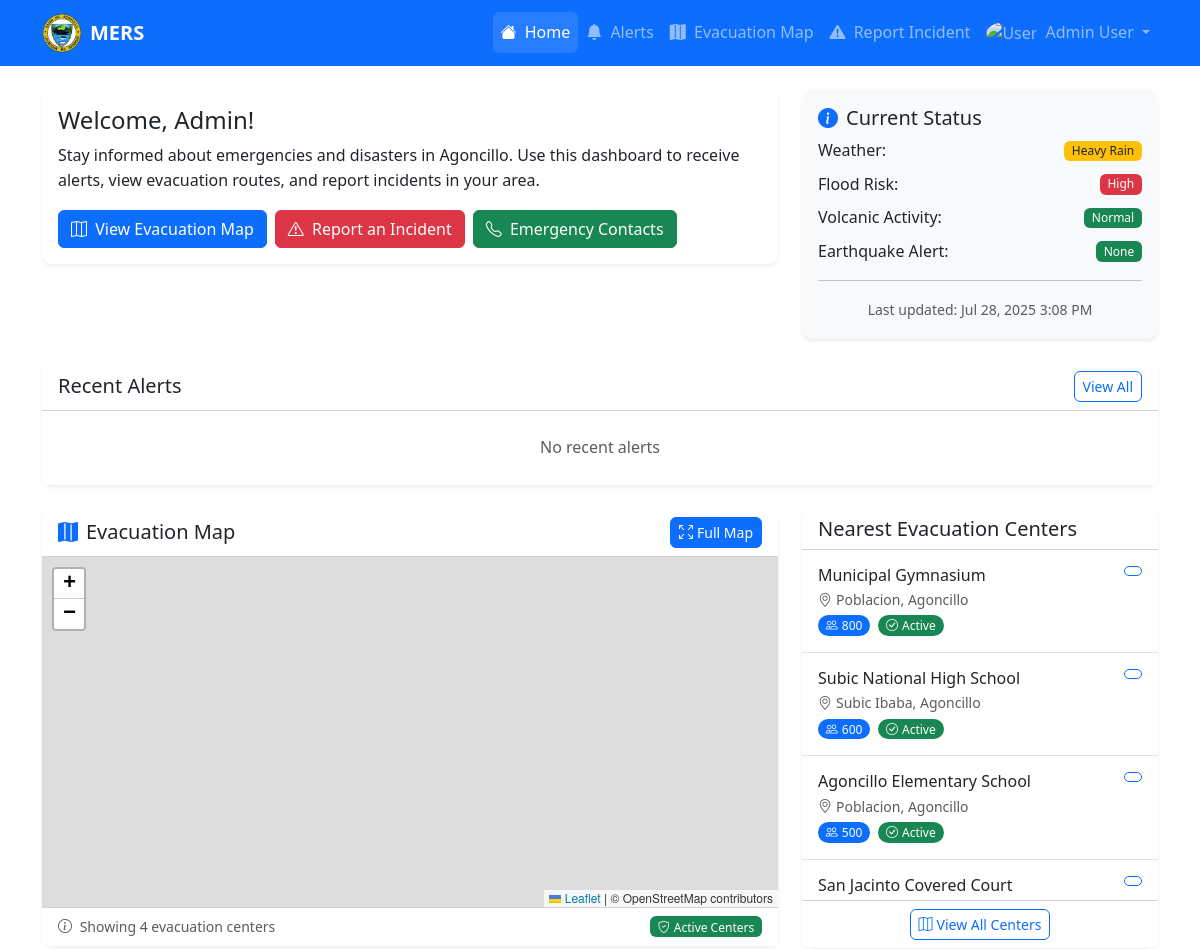
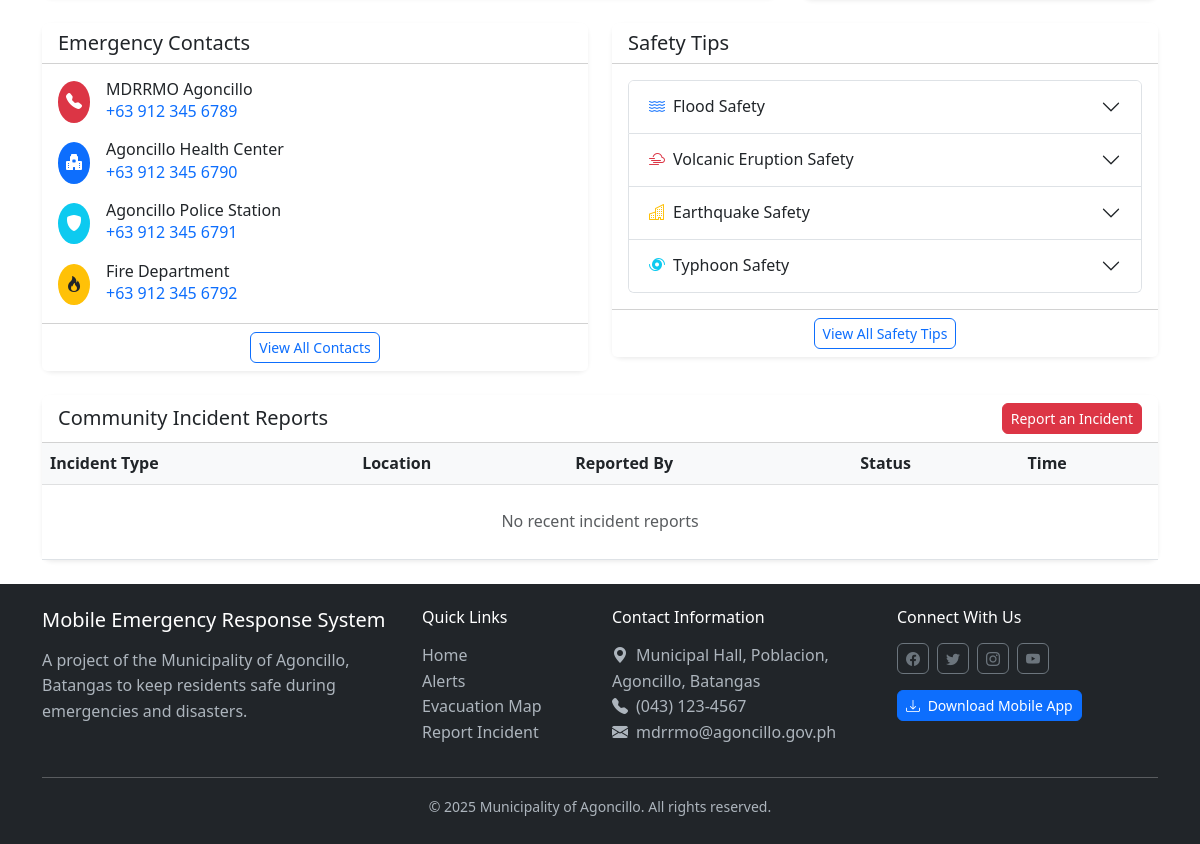
/user/dashboard.php (signed in), run on the app's committed database (2 pictures, top to bottom).
### tables this page shows
CREATE TABLE users (
    id INT PRIMARY KEY AUTO_INCREMENT,
    first_name VARCHAR(100) NOT NULL,
    last_name VARCHAR(100) NOT NULL,
    email VARCHAR(255) UNIQUE NOT NULL,
    phone VARCHAR(20) UNIQUE NOT NULL,
    password VARCHAR(255) NOT NULL,
    address TEXT NOT NULL,
    barangay VARCHAR(100) NOT NULL,
    id_document VARCHAR(255),  
    selfie_photo VARCHAR(255),  
    verification_status ENUM('pending', 'verified', 'rejected') DEFAULT 'pending',
    phone_verified BOOLEAN DEFAULT FALSE,
    user_type ENUM('resident', 'admin') DEFAULT 'resident',
    created_at TIMESTAMP DEFAULT CURRENT_TIMESTAMP,
    updated_at TIMESTAMP DEFAULT CURRENT_TIMESTAMP ON UPDATE CURRENT_TIMESTAMP
);

CREATE TABLE evacuation_centers (
    id INT PRIMARY KEY AUTO_INCREMENT,
    name VARCHAR(255) NOT NULL,
    address TEXT NOT NULL,
    barangay_id INT NOT NULL,
    latitude DECIMAL(10, 8) NOT NULL,
    longitude DECIMAL(11, 8) NOT NULL,
    capacity INT NOT NULL,
    current_occupancy INT DEFAULT 0,
    facilities JSON,  
    contact_person VARCHAR(255),
    contact_number VARCHAR(20),
    status ENUM('active', 'inactive', 'full', 'maintenance') DEFAULT 'active',
    created_at TIMESTAMP DEFAULT CURRENT_TIMESTAMP,
    FOREIGN KEY (barangay_id) REFERENCES barangays(id)
);

CREATE TABLE barangays (
    id INT PRIMARY KEY AUTO_INCREMENT,
    name VARCHAR(100) NOT NULL,
    population INT DEFAULT 0,
    area_sqkm DECIMAL(10,2) DEFAULT 0,
    risk_level ENUM('low', 'medium', 'high', 'critical') DEFAULT 'low',
    created_at TIMESTAMP DEFAULT CURRENT_TIMESTAMP
);

### user/dashboard.php (the view, shortened to what the rows shown need)
<?php
$database = new Database();
$db = $database->getConnection();
$query = "SELECT * FROM users WHERE id = :user_id";
$stmt = $db->prepare($query);
$stmt->bindParam(':user_id', $_SESSION['user_id']);
$stmt->execute();
$user = $stmt->fetch();
$query = "SELECT ec.*, b.name as barangay_name
          FROM evacuation_centers ec
          JOIN barangays b ON ec.barangay_id = b.id
          WHERE ec.status = 'active'
          ORDER BY ec.capacity DESC
          LIMIT 4";
$stmt = $db->prepare($query);
$stmt->execute();
$evacuation_centers = $stmt->fetchAll();
include '../includes/header.php';
?>
<link rel="stylesheet" href="https://unpkg.com/leaflet@1.9.4/dist/leaflet.css" />
<nav class="navbar navbar-expand-lg navbar-dark bg-primary sticky-top">
    <div class="container">
        <div class="collapse navbar-collapse" id="navbarNav">
            <ul class="navbar-nav ms-auto">
                <li class="nav-item dropdown">
                    <a class="nav-link dropdown-toggle" href="#" id="userDropdown" role="button" data-bs-toggle="dropdown">
                        <img src="../<?php echo $user['selfie_photo'] ?: 'assets/img/user-avatar.jpg'; ?>" class="rounded-circle me-1" width="28" height="28" alt="User">
                        <span><?php echo $user['first_name'] . ' ' . $user['last_name']; ?></span>
                    </a>
                </li>
            </ul>
        </div>
    </div>
</nav>
<div class="container my-4">
    <div class="row mb-4">
        <div class="col-md-8">
            <div class="card shadow-sm">
                <div class="card-body">
                    <h4 class="card-title">Welcome, <?php echo $user['first_name']; ?>!</h4>
                    <p class="card-text">Stay informed about emergencies and disasters in Agoncillo. Use this dashboard to receive alerts, view evacuation routes, and report incidents in your area.</p>
                    <div class="d-flex flex-wrap gap-2 mt-3">
                        <a href="map.php" class="btn btn-primary"><i class="bi bi-map me-1"></i> View Evacuation Map</a>
                        <a href="report.php" class="btn btn-danger"><i class="bi bi-exclamation-triangle me-1"></i> Report an Incident</a>
                        <a href="contacts.php" class="btn btn-success"><i class="bi bi-telephone me-1"></i> Emergency Contacts</a>
                    </div>
                </div>
            </div>
        </div>
    </div>
    <div class="row mb-4">
        <div class="col-md-4">
            <div class="card shadow-sm">
                <div class="card-body p-0" style="max-height: 350px; overflow-y: auto;">
                    <?php foreach ($evacuation_centers as $index => $center): ?>
                    <div class="evacuation-center-item p-3 border-bottom cursor-pointer"
                         onclick="dashboardMap.focusOnCenter(<?php echo $index; ?>)"
                         data-bs-toggle="tooltip"
                         title="Click to view on map">
                        <div class="d-flex justify-content-between align-items-start">
                            <div class="flex-grow-1">
                                <h6 class="mb-1"><?php echo htmlspecialchars($center['name']); ?></h6>
                                <small class="text-muted d-block mb-1">
                                    <i class="bi bi-geo-alt me-1"></i><?php echo htmlspecialchars($center['barangay_name']); ?>, Agoncillo
                                </small>
                                <div class="d-flex align-items-center gap-2">
                                    <span class="badge bg-primary rounded-pill">
                                        <i class="bi bi-people me-1"></i><?php echo $center['capacity']; ?>
                                    </span>
                                    <span class="badge bg-success rounded-pill">
                                        <i class="bi bi-check-circle me-1"></i>Active
                                    </span>
                                </div>
                            </div>
                            <button class="btn btn-sm btn-outline-primary"
                                    onclick="event.stopPropagation(); dashboardMap.getDirections(<?php echo $index; ?>)"
                                    title="Get directions">
                            </button>
                        </div>
                    </div>
                    <?php endforeach; ?>
                </div>
            </div>
        </div>
    </div>
    <div class="row mb-4">
        <div class="col-md-6">
            <div class="card shadow-sm">
                <div class="card-body">
                    <div class="accordion" id="safetyTipsAccordion">
                        <div class="accordion-item">
                            <h2 class="accordion-header" id="floodHeading">
                                <button class="accordion-button collapsed" type="button" data-bs-toggle="collapse" data-bs-target="#floodCollapse">
                                    <i class="bi bi-water me-2 text-primary"></i> Flood Safety
                                </button>
                            </h2>
                        </div>
                        <div class="accordion-item">
                            <h2 class="accordion-header" id="volcanicHeading">
                                <button class="accordion-button collapsed" type="button" data-bs-toggle="collapse" data-bs-target="#volcanicCollapse">
                                    <i class="bi bi-cloud-haze2 me-2 text-danger"></i> Volcanic Eruption Safety
                                </button>
                            </h2>
                        </div>
                        <div class="accordion-item">
                            <h2 class="accordion-header" id="earthquakeHeading">
                                <button class="accordion-button collapsed" type="button" data-bs-toggle="collapse" data-bs-target="#earthquakeCollapse">
                                    <i class="bi bi-buildings me-2 text-warning"></i> Earthquake Safety
                                </button>
                            </h2>
                        </div>
                        <div class="accordion-item">
                            <h2 class="accordion-header" id="typhoonHeading">
                                <button class="accordion-button collapsed" type="button" data-bs-toggle="collapse" data-bs-target="#typhoonCollapse">
                                    <i class="bi bi-hurricane me-2 text-info"></i> Typhoon Safety
                                </button>
                            </h2>
                        </div>
                    </div>
                </div>
            </div>
        </div>
    </div>
    <div class="row mb-4">
        <div class="col-12">
            <div class="card shadow-sm">
                <div class="card-body p-0">
                    <div class="table-responsive">
                        <table class="table table-hover mb-0">
                            <thead class="table-light">
                                <tr>
                                    <th>Incident Type</th>
                                    <th>Location</th>
                                    <th>Reported By</th>
                                    <th>Status</th>
                                    <th>Time</th>
                                </tr>
                            </thead>
                        </table>
                    </div>
                </div>
            </div>
        </div>
    </div>
</div>
<?php include '../includes/footer.php'; ?>

### data on the page
users: first_name "Admin", last_name "User"
evacuation_centers: name "Municipal Gymnasium", barangay.name "Poblacion", capacity "800"
evacuation_centers: name "Subic National High School", barangay.name "Subic Ibaba", capacity "600"
evacuation_centers: name "Agoncillo Elementary School", barangay.name "Poblacion", capacity "500"
evacuation_centers: name "San Jacinto Covered Court"

### other printed values
count($evacuation_centers) "4"
APP_NAME "Mobile Emergency Response System"
